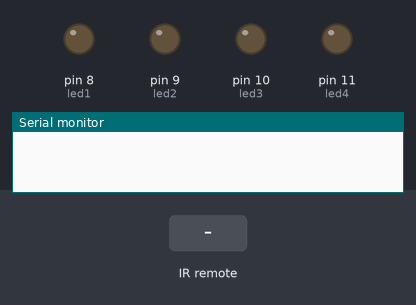
A sketch run on a simulated Arduino Uno, built with avr-gcc and run on an emulated ATmega328P. On the bench: output pins drawn as LEDs (lit = HIGH), the last lines printed to the serial monitor. The inputs (shaded band) are chosen by the test bench.

Above: at 1.2 s.
1.3 s: infrared code 0xFF30CF received
At 1.9 s:
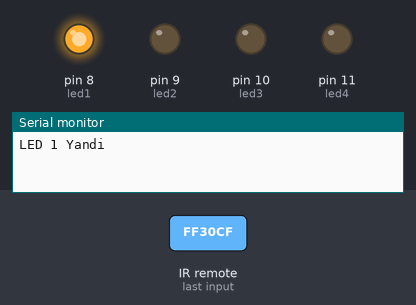
2.8 s: infrared code 0xFF4AB5 received
At 3.1 s:
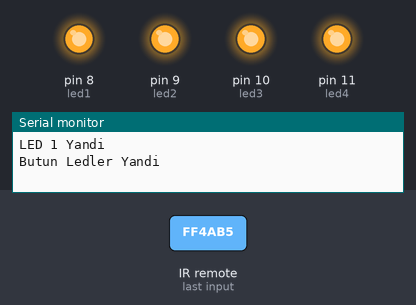
4.3 s: infrared code 0xFF18E7 received
At 5.4 s:
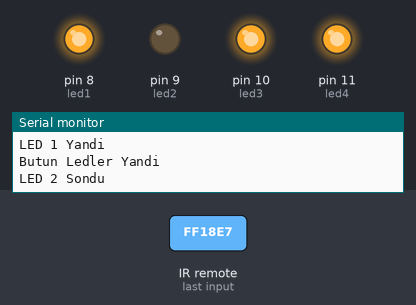
5.8 s: infrared code 0xFF7A85 received
At 6.6 s:
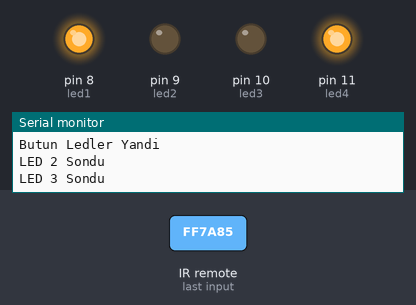
7.3 s: infrared code 0xFF30CF received
At 7.7 s:
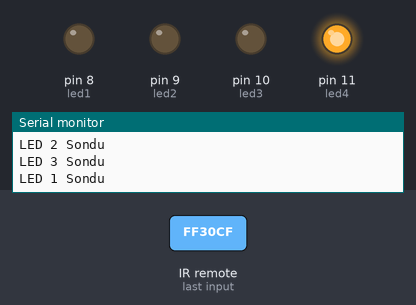
8.8 s: infrared code 0xFF10EF received
At 10.0 s:
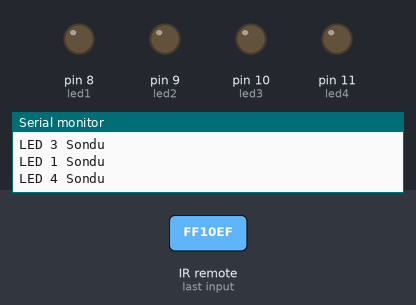
Timing chart, 0 to 11.3 s (numbered marks = the images above; inputs shaded):
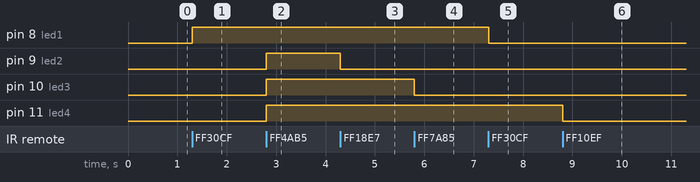

The sketch:

kumanadileled1.ino
```cpp
#include <IRremote.h>

int RECV_PIN = 2;

IRrecv irrecv(RECV_PIN);

decode_results sonuc;

#define BUTON0 0xFF6897
#define BUTON1 0xFF30CF
#define BUTON2 0xFF18E7
#define BUTON3 0xFF7A85
#define BUTON4 0xFF10EF
#define BUTON5 0xFF38C7
#define BUTON6 0xFF5AA5
#define BUTON7 0xFF42BD
#define BUTON8 0xFF4AB5
#define BUTON9 0xFF52AD

int led1 = 8;
int led2 = 9;
int led3 = 10;
int led4 = 11;
void setup() {

   pinMode(led1,OUTPUT);
   pinMode(led2,OUTPUT);
   pinMode(led3,OUTPUT);
   pinMode(led4,OUTPUT);

   Serial.begin(9600);

   irrecv.enableIRIn();


}


void loop() {

  if(irrecv.decode(&sonuc))
  {
    if(sonuc.value == BUTON1)
    {
      digitalWrite(led1,!digitalRead(led1));

      if(digitalRead(led1) == HIGH)
         Serial.println("LED 1 Yandi");
      else
         Serial.println("LED 1 Sondu");
    }

    if(sonuc.value == BUTON2)
    {
      digitalWrite(led2,!digitalRead(led2));

      if(digitalRead(led2) == HIGH)
         Serial.println("LED 2 Yandi");
      else
         Serial.println("LED 2 Sondu");
    }

    if(sonuc.value == BUTON3)
    {
      digitalWrite(led3,!digitalRead(led3));

      if(digitalRead(led3) == HIGH)
         Serial.println("LED 3 Yandi");
      else
         Serial.println("LED 3 Sondu");
    }

    if(sonuc.value == BUTON4)
    {
      digitalWrite(led4,!digitalRead(led4));

      if(digitalRead(led4) == HIGH)
         Serial.println("LED 4 Yandi");
      else
         Serial.println("LED 4 Sondu");
    }

    if(sonuc.value == BUTON0)
    {
      digitalWrite(led1,LOW);
      digitalWrite(led2,LOW);
      digitalWrite(led3,LOW);
      digitalWrite(led4,LOW);
      Serial.println("Butun Ledler Sondu");
    }

    if(sonuc.value == BUTON8)
    {
      digitalWrite(led1,HIGH);
      digitalWrite(led2,HIGH);
      digitalWrite(led3,HIGH);
      digitalWrite(led4,HIGH);
      Serial.println("Butun Ledler Yandi");
    }
    irrecv.resume();
  }

}
```

Measured:
- after the input at 1.3 s, pin 8 (led1): LOW → HIGH at once
- after the input at 2.8 s, pin 9 (led2), pin 10 (led3), pin 11 (led4): LOW → HIGH at once
- after the input at 4.3 s, pin 9 (led2): HIGH → LOW at once
- after the input at 5.8 s, pin 10 (led3): HIGH → LOW at once
- after the input at 7.3 s, pin 8 (led1): HIGH → LOW at once
- after the input at 8.8 s, pin 11 (led4): HIGH → LOW at once
